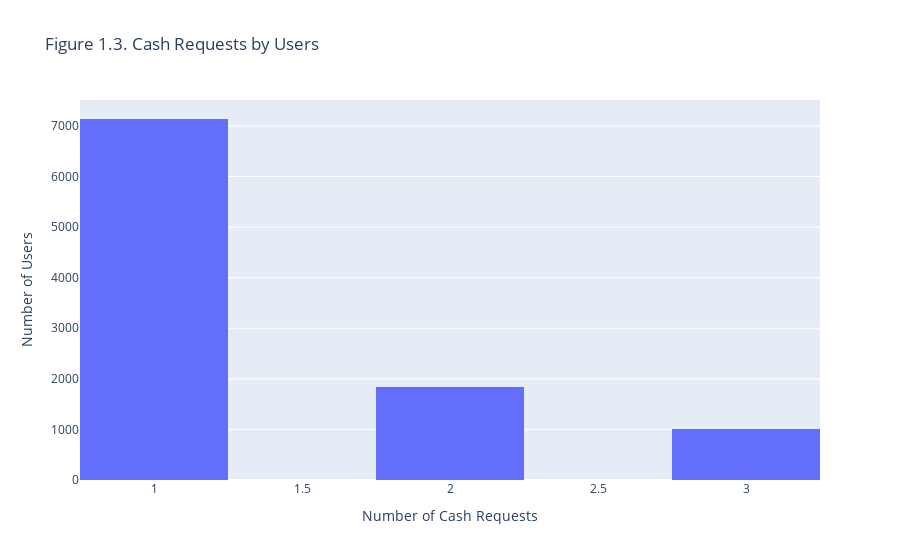
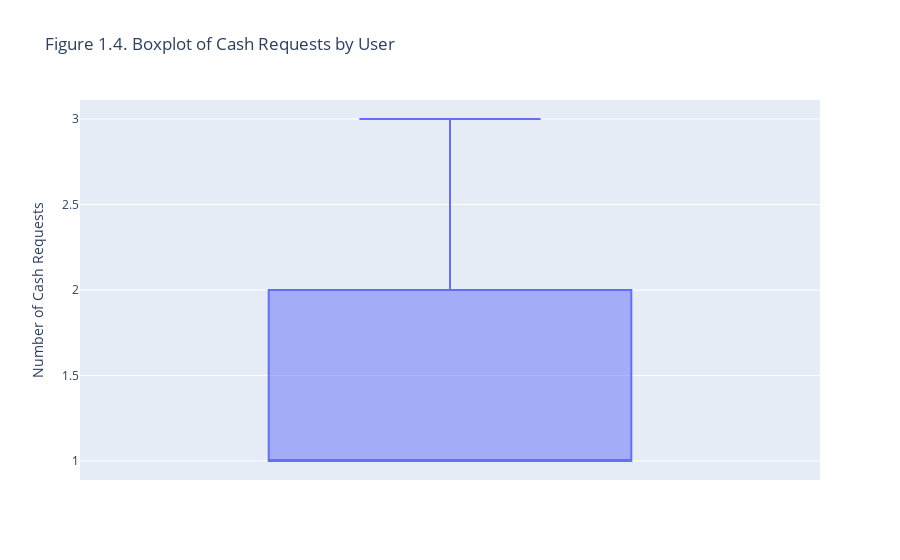

Notebook cell for these charts, in order:
### Code cell
# Can we agree that the best solution is a Histogram, right? There seems to be a lot of outliers, so we are gonna use only 5 bins.
# Do I need to know the outliers? Let's calculate
Q1 = cr_per_user['n_cr_per_u'].quantile(0.25)
Q3 = cr_per_user['n_cr_per_u'].quantile(0.75)
IQR = Q3 - Q1

# Define limits
lower_bound = Q1 - 1.5 * IQR
upper_bound = Q3 + 1.5 * IQR

# Filter outliers
df_cr_clean = cr_per_user[(cr_per_user['n_cr_per_u'] >= lower_bound) & (cr_per_user['n_cr_per_u'] <= upper_bound)]

df_cr_clean['real_users'] = df_cr['user_id'].combine_first(df_cr['deleted_account_id'])
df_cr_clean['real_users'].isnull().values.any() # it checks if there's missing values in data

# Let's see again the histogram 
fig13 = px.histogram(df_cr_clean, x='n_cr_per_u', nbins=5, title='Figure 1.3. Cash Requests by Users')
fig13.update_layout(xaxis_title='Number of Cash Requests', yaxis_title='Number of Users')
fig13.show()

# And the boxplot
fig14 = px.box(df_cr_clean, y='n_cr_per_u', title='Figure 1.4. Boxplot of Cash Requests by User')
fig14.update_layout(yaxis_title='Number of Cash Requests')
fig14.show()

# And what about the mean now? 2 decimals
mean_cr_per_user = df_cr_clean['n_cr_per_u'].mean()
print(f"The average requests by user are: {mean_cr_per_user:.2f}")

### Figure 1 — Plotly figure (JSON) as saved in the notebook; plotly's stock layout.template omitted (floating-point values rounded to 4 significant figures; data arrays with more than 128 entries replaced by an {"elided": "..."} marker saying what was removed)
{"data": [{"bingroup": "x", "hovertemplate": "n_cr_per_u=%{x}<br>count=%{y}<extra></extra>", "legendgroup": "", "marker": {"color": "#636efa", "pattern": {"shape": ""}}, "name": "", "nbinsx": 5, "orientation": "v", "showlegend": false, "type": "histogram", "x": {"elided": "9992 int values"}, "xaxis": "x", "yaxis": "y"}], "layout": {"barmode": "relative", "legend": {"tracegroupgap": 0}, "title": {"text": "Figure 1.3. Cash Requests by Users"}, "xaxis": {"anchor": "y", "domain": [0, 1], "title": {"text": "Number of Cash Requests"}}, "yaxis": {"anchor": "x", "domain": [0, 1], "title": {"text": "Number of Users"}}}}

### Figure 2 — Plotly figure (JSON) as saved in the notebook; plotly's stock layout.template omitted (floating-point values rounded to 4 significant figures; data arrays with more than 128 entries replaced by an {"elided": "..."} marker saying what was removed)
{"data": [{"alignmentgroup": "True", "hovertemplate": "n_cr_per_u=%{y}<extra></extra>", "legendgroup": "", "marker": {"color": "#636efa"}, "name": "", "notched": false, "offsetgroup": "", "orientation": "v", "showlegend": false, "type": "box", "x0": " ", "xaxis": "x", "y": {"elided": "9992 int values"}, "y0": " ", "yaxis": "y"}], "layout": {"boxmode": "group", "legend": {"tracegroupgap": 0}, "title": {"text": "Figure 1.4. Boxplot of Cash Requests by User"}, "xaxis": {"anchor": "y", "domain": [0, 1]}, "yaxis": {"anchor": "x", "domain": [0, 1], "title": {"text": "Number of Cash Requests"}}}}
